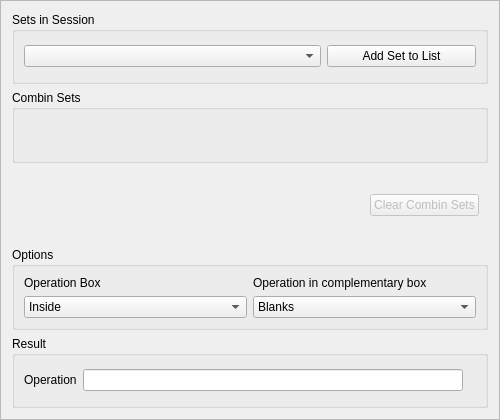
<?xml version="1.0" encoding="UTF-8"?>
<ui version="4.0">
 <class>combin</class>
 <widget class="QFrame" name="combin">
  <property name="geometry">
   <rect>
    <x>0</x>
    <y>0</y>
    <width>500</width>
    <height>420</height>
   </rect>
  </property>
  <property name="windowTitle">
   <string>Frame</string>
  </property>
  <property name="frameShape">
   <enum>QFrame::StyledPanel</enum>
  </property>
  <property name="frameShadow">
   <enum>QFrame::Raised</enum>
  </property>
  <layout class="QVBoxLayout" name="verticalLayout">
   <item>
    <widget class="QGroupBox" name="groupBox">
     <property name="title">
      <string>Sets in Session</string>
     </property>
     <layout class="QGridLayout" name="gridLayout">
      <item row="0" column="0" colspan="2">
       <widget class="QComboBox" name="setsBox"/>
      </item>
      <item row="0" column="2">
       <widget class="QPushButton" name="addSetButton">
        <property name="focusPolicy">
         <enum>Qt::NoFocus</enum>
        </property>
        <property name="text">
         <string>Add Set to List</string>
        </property>
       </widget>
      </item>
     </layout>
    </widget>
   </item>
   <item>
    <widget class="QGroupBox" name="combinSets">
     <property name="title">
      <string>Combin Sets</string>
     </property>
     <layout class="QVBoxLayout" name="combinLayout"/>
    </widget>
   </item>
   <item>
    <widget class="QFrame" name="frame">
     <property name="sizePolicy">
      <sizepolicy hsizetype="Preferred" vsizetype="Minimum">
       <horstretch>0</horstretch>
       <verstretch>0</verstretch>
      </sizepolicy>
     </property>
     <property name="frameShape">
      <enum>QFrame::NoFrame</enum>
     </property>
     <property name="frameShadow">
      <enum>QFrame::Raised</enum>
     </property>
     <layout class="QHBoxLayout" name="horizontalLayout">
      <item>
       <spacer name="horizontalSpacer">
        <property name="orientation">
         <enum>Qt::Horizontal</enum>
        </property>
        <property name="sizeHint" stdset="0">
         <size>
          <width>40</width>
          <height>20</height>
         </size>
        </property>
       </spacer>
      </item>
      <item>
       <widget class="QPushButton" name="clearButton">
        <property name="enabled">
         <bool>false</bool>
        </property>
        <property name="text">
         <string>Clear Combin Sets</string>
        </property>
       </widget>
      </item>
     </layout>
    </widget>
   </item>
   <item>
    <widget class="QGroupBox" name="groupBox_3">
     <property name="title">
      <string>Options</string>
     </property>
     <property name="flat">
      <bool>false</bool>
     </property>
     <layout class="QGridLayout" name="gridLayout_2">
      <item row="1" column="0">
       <widget class="QComboBox" name="operationBox">
        <item>
         <property name="text">
          <string>Inside</string>
         </property>
        </item>
        <item>
         <property name="text">
          <string>Outside</string>
         </property>
        </item>
       </widget>
      </item>
      <item row="1" column="1">
       <widget class="QComboBox" name="complementaryBox">
        <item>
         <property name="text">
          <string>Blanks</string>
         </property>
        </item>
        <item>
         <property name="text">
          <string>Transfers</string>
         </property>
        </item>
       </widget>
      </item>
      <item row="0" column="0">
       <widget class="QLabel" name="label">
        <property name="text">
         <string>Operation Box</string>
        </property>
       </widget>
      </item>
      <item row="0" column="1">
       <widget class="QLabel" name="label_2">
        <property name="text">
         <string>Operation in complementary box</string>
        </property>
       </widget>
      </item>
     </layout>
    </widget>
   </item>
   <item>
    <widget class="QGroupBox" name="groupBox_4">
     <property name="title">
      <string>Result</string>
     </property>
     <layout class="QGridLayout" name="gridLayout_3">
      <item row="0" column="0">
       <widget class="QLabel" name="label_3">
        <property name="text">
         <string>Operation</string>
        </property>
       </widget>
      </item>
      <item row="0" column="1">
       <widget class="QLineEdit" name="operationLine"/>
      </item>
      <item row="0" column="2">
       <widget class="QLabel" name="label_5">
        <property name="text">
         <string/>
        </property>
        <property name="pixmap">
         <pixmap resource="../resources.qrc">:/help.gif</pixmap>
        </property>
       </widget>
      </item>
     </layout>
    </widget>
   </item>
  </layout>
 </widget>
 <resources>
  <include location="../resources.qrc"/>
  <include location="../resources.qrc"/>
 </resources>
 <connections/>
</ui>
